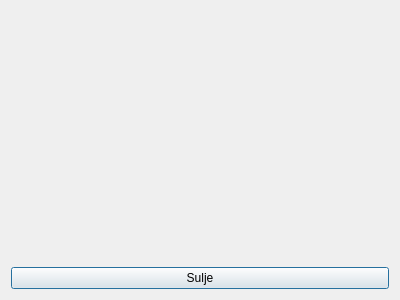
<?xml version="1.0" encoding="UTF-8"?>
<ui version="4.0">
 <class>Error_dialog</class>
 <widget class="QDialog" name="Error_dialog">
  <property name="geometry">
   <rect>
    <x>0</x>
    <y>0</y>
    <width>400</width>
    <height>300</height>
   </rect>
  </property>
  <property name="windowTitle">
   <string>Dialog</string>
  </property>
  <layout class="QVBoxLayout" name="verticalLayout">
   <item>
    <widget class="QLabel" name="label">
     <property name="text">
      <string/>
     </property>
    </widget>
   </item>
   <item>
    <widget class="QLabel" name="label_2">
     <property name="text">
      <string/>
     </property>
    </widget>
   </item>
   <item>
    <widget class="QPushButton" name="pushButton">
     <property name="text">
      <string>Sulje</string>
     </property>
    </widget>
   </item>
  </layout>
 </widget>
 <resources/>
 <connections/>
</ui>
